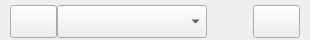
<?xml version="1.0" encoding="UTF-8"?>
<ui version="4.0">
 <class>QcoursewareTools</class>
 <widget class="QWidget" name="QcoursewareTools">
  <property name="geometry">
   <rect>
    <x>0</x>
    <y>0</y>
    <width>310</width>
    <height>40</height>
   </rect>
  </property>
  <property name="maximumSize">
   <size>
    <width>350</width>
    <height>40</height>
   </size>
  </property>
  <property name="windowTitle">
   <string>QcoursewareTools</string>
  </property>
  <layout class="QHBoxLayout" name="horizontalLayout_3">
   <property name="spacing">
    <number>0</number>
   </property>
   <property name="leftMargin">
    <number>0</number>
   </property>
   <property name="topMargin">
    <number>0</number>
   </property>
   <property name="rightMargin">
    <number>0</number>
   </property>
   <property name="bottomMargin">
    <number>0</number>
   </property>
   <item>
    <widget class="QWidget" name="widget_coursewarelist" native="true">
     <property name="minimumSize">
      <size>
       <width>310</width>
       <height>33</height>
      </size>
     </property>
     <property name="maximumSize">
      <size>
       <width>540</width>
       <height>40</height>
      </size>
     </property>
     <layout class="QHBoxLayout" name="horizontalLayout_2">
      <property name="spacing">
       <number>0</number>
      </property>
      <property name="leftMargin">
       <number>0</number>
      </property>
      <property name="topMargin">
       <number>5</number>
      </property>
      <property name="rightMargin">
       <number>0</number>
      </property>
      <property name="bottomMargin">
       <number>2</number>
      </property>
      <item>
       <layout class="QHBoxLayout" name="horizontalLayout">
        <property name="spacing">
         <number>0</number>
        </property>
        <property name="leftMargin">
         <number>10</number>
        </property>
        <property name="rightMargin">
         <number>10</number>
        </property>
        <item>
         <widget class="QPushButton" name="pushButton_left">
          <property name="minimumSize">
           <size>
            <width>22</width>
            <height>22</height>
           </size>
          </property>
          <property name="maximumSize">
           <size>
            <width>300</width>
            <height>300</height>
           </size>
          </property>
          <property name="text">
           <string/>
          </property>
         </widget>
        </item>
        <item>
         <widget class="QComboBox" name="comboBox_listcourseware">
          <property name="minimumSize">
           <size>
            <width>150</width>
            <height>33</height>
           </size>
          </property>
          <property name="maximumSize">
           <size>
            <width>180</width>
            <height>40</height>
           </size>
          </property>
         </widget>
        </item>
        <item>
         <widget class="QLabel" name="label_page">
          <property name="maximumSize">
           <size>
            <width>16777215</width>
            <height>40</height>
           </size>
          </property>
          <property name="text">
           <string/>
          </property>
          <property name="alignment">
           <set>Qt::AlignRight|Qt::AlignTrailing|Qt::AlignVCenter</set>
          </property>
         </widget>
        </item>
        <item>
         <widget class="QPushButton" name="pushButton_right">
          <property name="minimumSize">
           <size>
            <width>22</width>
            <height>22</height>
           </size>
          </property>
          <property name="maximumSize">
           <size>
            <width>300</width>
            <height>300</height>
           </size>
          </property>
          <property name="text">
           <string/>
          </property>
         </widget>
        </item>
       </layout>
      </item>
     </layout>
    </widget>
   </item>
  </layout>
 </widget>
 <layoutdefault spacing="6" margin="11"/>
 <resources/>
 <connections/>
</ui>
